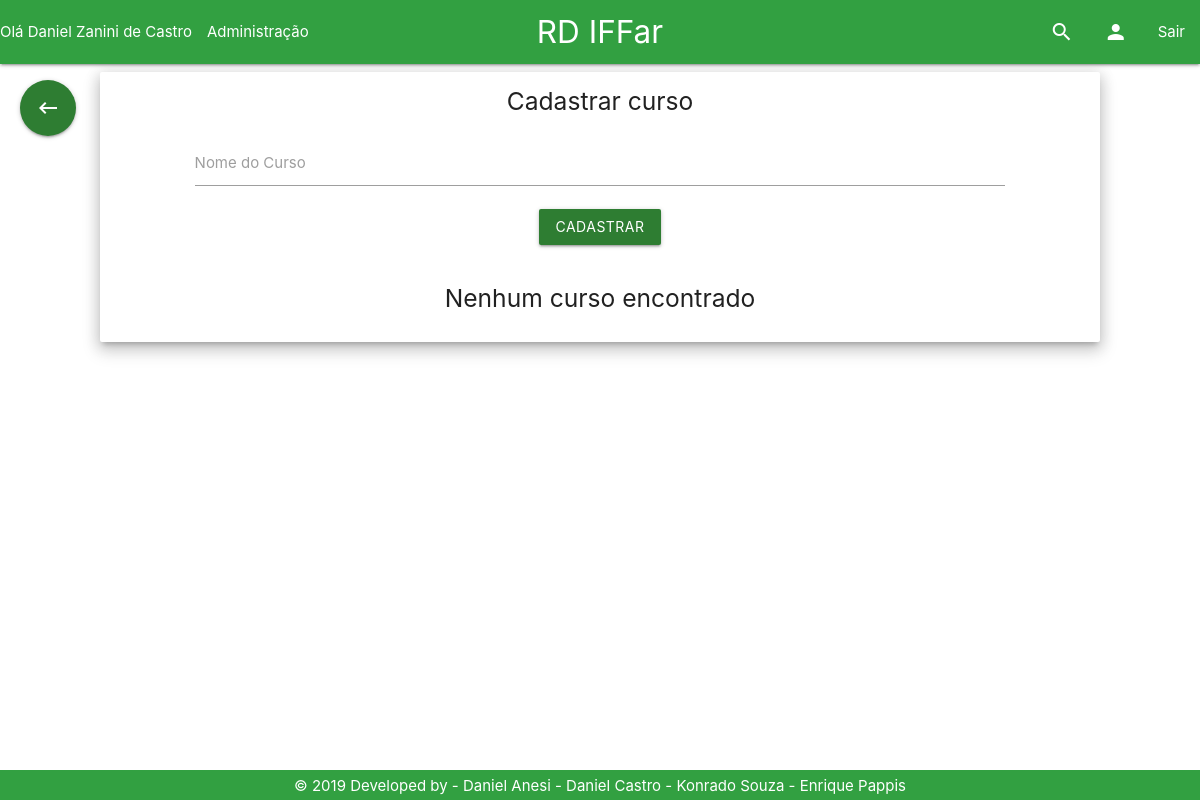
The app's page /Tela/listagemCurso.php (signed in), older data.
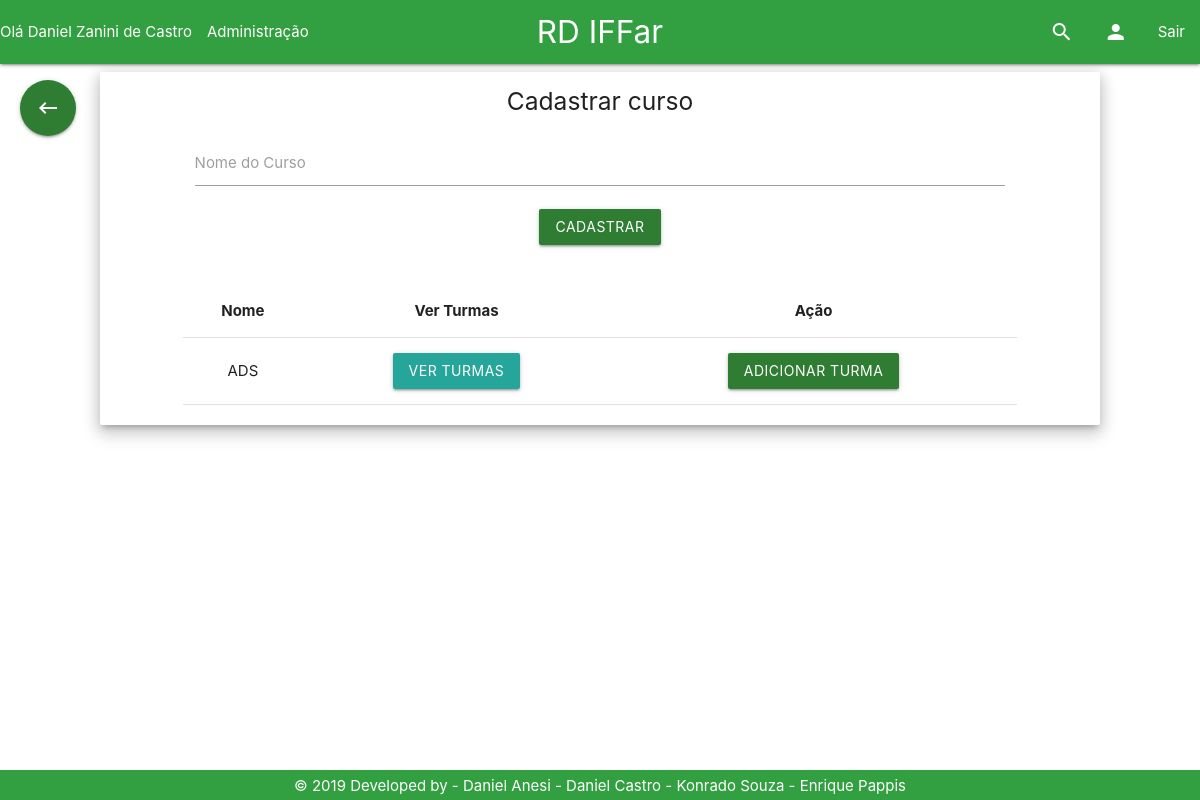
The same page, newer data.
### tables this page shows
CREATE TABLE `curso` (
  `id_curso` int(11) NOT NULL,
  `nome` varchar(120) NOT NULL,
  `matricula_coordenador` int(11) NOT NULL
);

### Controle/cursoPDO.php (called while the page is built, shortened)
<?php
if (realpath('./index.php')) {
    include_once './Controle/conexao.php';
    include_once './Modelo/Curso.php';
} else {
    if (realpath('../index.php')) {
        include_once '../Modelo/Curso.php';
    } else {
        if (realpath('../../index.php')) {
            include_once '../../Controle/conexao.php';
            include_once '../../Modelo/Curso.php';
        }
    }
}
class CursoPDO{
    public function selectCurso(){
        $con = new conexao();
        $pdo = $con->getConexao();
        $stmt = $pdo->prepare('select * from curso;');
        $stmt->execute();
        if ($stmt->rowCount() > 0) {
            return $stmt;
        } else {
            return false;
        }
    }
            }

### Modelo/Curso.php (called while the page is built, shortened)
<?php
class curso{
private $id_curso;
private $nome;
public function __construct() {
    if (func_num_args() != 0) {
        $atributos = func_get_args()[0];
        }
    }
     public function getIdCurso(){
         return $this->id_curso;
     }
     public function getNome(){
         return $this->nome;
     }
}

### Tela/listagemCurso.php (the view, shortened to what this page needs)
<!DOCTYPE html>
<?php
    include_once '../Base/header.php';
    include_once '../Controle/cursoPDO.php';
    include_once '../Modelo/Curso.php';
    $cursoPDO = new CursoPDO();
    $stmtCurso = $cursoPDO->selectCurso();
?>
<html>
<head>
</head>
<body>
<main>
<div class="row">
    <div class="card z-depth-3 col s12 m12 l10 offset-l1">
        <div class="row">
            <h5 class="center">Cadastrar curso</h5>
            <form action="../Controle/cursoControle.php?function=inserirCurso" method="post">
                <div class="input-field col l10 s12 m10 offset-l1 offset-m1">
                    <input id="nome" type="text" class="validate" name="nome">
                    <label for="nome">Nome do Curso</label>
                </div>
                <div class="row center">
                    <input type="submit" class="btn green darken-3" value="Cadastrar">
                </div>
            </form>
        </div>
        <div class="row">
            <?php
                if ($stmtCurso) {
                    $cursos = $stmtCurso->fetchAll();
                    ?>
                    <table class="col s10 offset-s1 hide-on-small-only hide-on-med-only">
                        <thead>
                        <tr>
                            <th class="center">Nome</th>
                            <th class="center">Ver Turmas</th>
                            <th class="center">Ação</th>
                        </tr>
                        <?php
                            foreach ($cursos as $linha) {
                                $curso = new curso($linha);
                                ?>
                                <tr>
                                    <td class="center"><?php echo $curso->getNome(); ?></td>
                                    <td class="center"><a
                                                href="./listagemTurma.php?id_curso=<?php echo $curso->getIdCurso() ?>"
                                                class="btn">Ver turmas</a></td>
                                    <td class="center"><a
                                                href="./registroTurma.php?id_curso=<?php echo $curso->getIdCurso() ?>"
                                                class="btn green darken-3">Adicionar Turma</a></td>
                                </tr>
                                <?php
                            }
                        ?>
                        </thead>
                    </table>
                    <?php
                } else {
                    echo "<h5 class='center'>Nenhum curso encontrado</h5>";
                }
            ?>
        </div>
    </div>
</div>
</main>
<?php
    include_once '../Base/footer.php';
?>
</body>
</html>

Row changes from the older to the newer data that the page shows:
added curso: nome "ADS"
Text that changed along with them:
text no longer shown: "Nenhum curso encontrado"
text now shown: "Nome Ver Turmas Ação"
